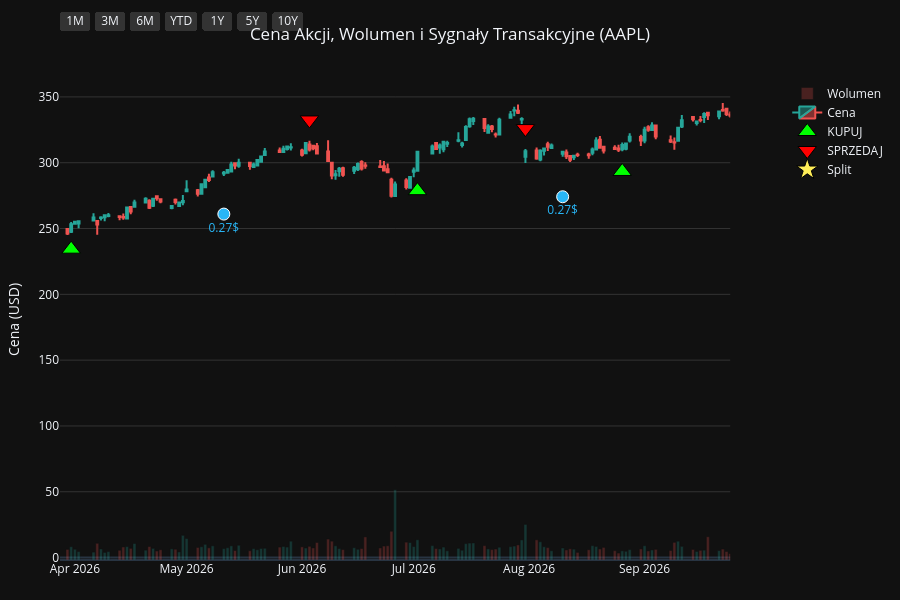
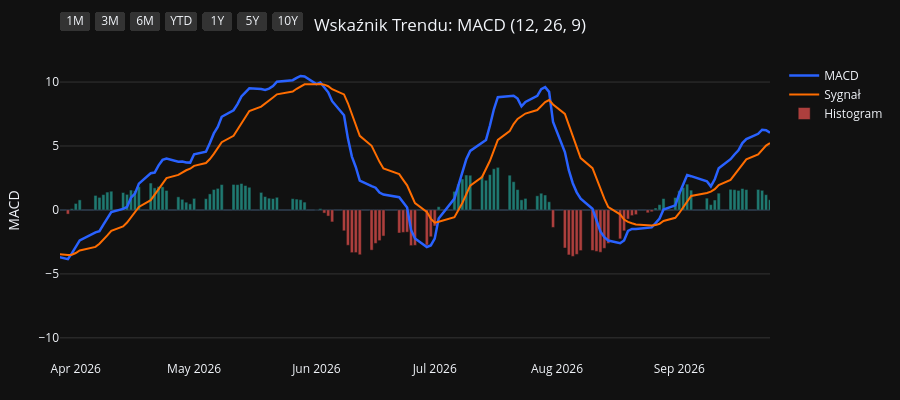
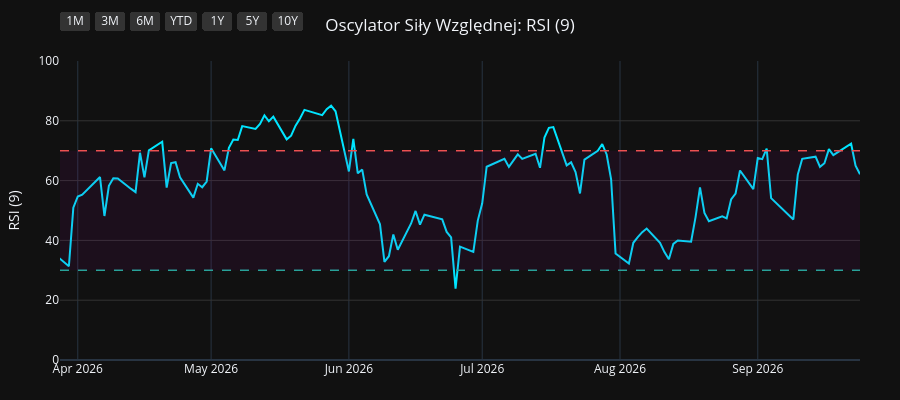
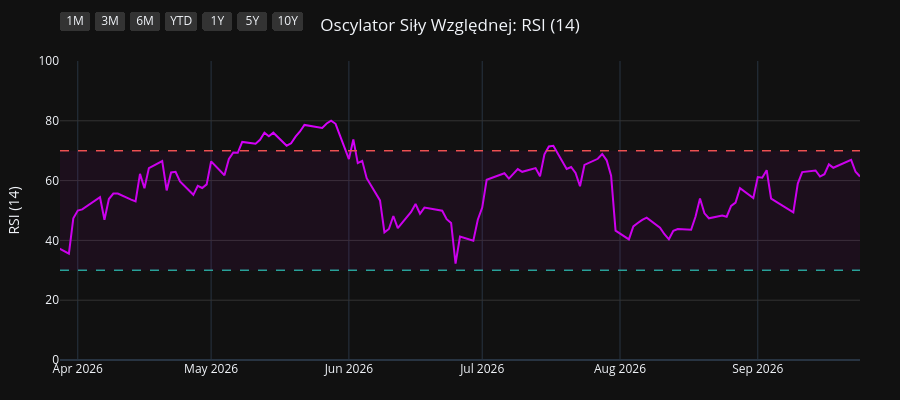

Notebook cell for these charts, in order:
### Code cell
import os
import yfinance as yf
import pandas as pd
import pandas_ta as ta
import plotly.graph_objects as go
from plotly.subplots import make_subplots

# 1. Pobranie i przygotowanie danych
symbol = os.environ.get("STOCK_TICKER", "").strip().upper()
if not symbol:
    raise RuntimeError("Set STOCK_TICKER before running price_extractor.ipynb")
df = yf.Ticker(symbol).history(period="10y")
df.index = df.index.tz_localize(None)

# Wskaźniki i sygnały
df.ta.macd(fast=12, slow=26, signal=9, append=True)
df.ta.rsi(length=9, append=True)
df.ta.rsi(length=14, append=True)
df.ta.rsi(length=21, append=True)
df.dropna(inplace=True)

macd = df['MACD_12_26_9']
signal = df['MACDs_12_26_9']
wczorajszy_macd = macd.shift(1)
wczorajszy_signal = signal.shift(1)

df['Decyzja'] = 'BRAK'
df.loc[(macd > signal) & (wczorajszy_macd <= wczorajszy_signal), 'Decyzja'] = 'KUPUJ'
df.loc[(macd < signal) & (wczorajszy_macd >= wczorajszy_signal), 'Decyzja'] = 'SPRZEDAJ'

df_kupuj = df[df['Decyzja'] == 'KUPUJ']
df_sprzedaj = df[df['Decyzja'] == 'SPRZEDAJ']
df_dywidendy = df[df['Dividends'] > 0]
df_splity = df[df['Stock Splits'] > 0]

# Wspólna konfiguracja osi X
konfiguracja_osi_x = dict(
    type="date",
    showspikes=True, spikemode="across", spikesnap="cursor", spikedash="dot", spikecolor="#ffffff", spikethickness=1, hoverformat="%Y-%m-%d",
    rangeselector=dict(
        buttons=list([
            dict(count=1, label="1M", step="month", stepmode="backward"),
            dict(count=3, label="3M", step="month", stepmode="backward"),
            dict(count=6, label="6M", step="month", stepmode="backward"),
            dict(count=1, label="YTD", step="year", stepmode="todate"),
            dict(count=1, label="1Y", step="year", stepmode="backward"),
            dict(count=5, label="5Y", step="year", stepmode="backward"),
            dict(step="all", label="10Y")
        ]),
        bgcolor="#333333", activecolor="#2962ff", x=0, y=1.1
    )
)

# ==========================================
# WYKRES 1: CENA + WOLUMEN + SYGNAŁY
# ==========================================
fig1 = make_subplots(specs=[[{"secondary_y": True}]])

kolory_wolumenu = ['#26a69a' if row['Close'] >= row['Open'] else '#ef5350' for index, row in df.iterrows()]
fig1.add_trace(go.Bar(x=df.index, y=df['Volume'], marker_color=kolory_wolumenu, opacity=0.25, name='Wolumen'), secondary_y=True)
fig1.add_trace(go.Candlestick(x=df.index, open=df['Open'], high=df['High'], low=df['Low'], close=df['Close'], name='Cena', increasing_line_color='#26a69a', decreasing_line_color='#ef5350'), secondary_y=False)
fig1.add_trace(go.Scatter(x=df_kupuj.index, y=df_kupuj['Low'] * 0.95, customdata=df_kupuj[['Low', 'High']], mode='markers', marker=dict(symbol='triangle-up', size=16, color='#00ff00', line=dict(width=1, color='black')), name='KUPUJ', hovertemplate='KUPUJ<br>Najniższa: %{customdata[0]:.2f}<br>Najwyższa: %{customdata[1]:.2f}<extra></extra>'), secondary_y=False)
fig1.add_trace(go.Scatter(x=df_sprzedaj.index, y=df_sprzedaj['High'] * 1.05, customdata=df_sprzedaj[['Low', 'High']], mode='markers', marker=dict(symbol='triangle-down', size=16, color='#ff0000', line=dict(width=1, color='black')), name='SPRZEDAJ', hovertemplate='SPRZEDAJ<br>Najniższa: %{customdata[0]:.2f}<br>Najwyższa: %{customdata[1]:.2f}<extra></extra>'), secondary_y=False)

if not df_dywidendy.empty:
    fig1.add_trace(go.Scatter(x=df_dywidendy.index, y=df_dywidendy['Low'] * 0.90, mode='markers+text', marker=dict(symbol='circle', size=12, color='#29b6f6', line=dict(width=1, color='white')), text=df_dywidendy['Dividends'].apply(lambda x: f"{x}$"), textposition="bottom center", name='Dywidenda', showlegend=False, hovertemplate='Dywidenda: %{text}<extra></extra>', textfont=dict(color="#29b6f6")), secondary_y=False)
if not df_splity.empty:
                    fig1.add_trace(go.Scatter(x=df_splity.index, y=df_splity['High'], mode='markers+text', marker=dict(symbol='star', size=16, color='#ffee58', line=dict(width=1, color='black')), text=df_splity['Stock Splits'].apply(lambda x: f"{x:g}:1" if x >= 1 else f"1:{1 / x:g}"), textposition="top center", name='Split', hovertemplate='%{text}<extra></extra>', textfont=dict(color="#ffee58")), secondary_y=False)

fig1.update_layout(title=dict(text=f"Cena Akcji, Wolumen i Sygnały Transakcyjne ({symbol})", x=0.5, xanchor='center'), dragmode='pan', xaxis_rangeslider_visible=False, template='plotly_dark', height=600, hovermode='x unified', margin=dict(l=60, r=40, t=60, b=40))
fig1.update_xaxes(**konfiguracja_osi_x)
fig1.update_xaxes(range=[df.index.max() - pd.Timedelta(days=180), df.index.max()])
fig1.update_yaxes(title_text="Cena (USD)", secondary_y=False, gridcolor='#333333')
fig1.update_yaxes(range=[0, df['Volume'].max() * 4], showgrid=False, showticklabels=False, secondary_y=True)
fig1.show(config={'scrollZoom': True})

# ==========================================
# WYKRES 2: WSKAŹNIK MACD
# ==========================================
fig2 = go.Figure()
fig2.add_trace(go.Scatter(x=df.index, y=df['MACD_12_26_9'], line=dict(color='#2962ff', width=2.5), name='MACD'))
fig2.add_trace(go.Scatter(x=df.index, y=df['MACDs_12_26_9'], line=dict(color='#ff6d00', width=2), name='Sygnał'))
kolory_macd = ['#26a69a' if val >= 0 else '#ef5350' for val in df['MACDh_12_26_9']]
fig2.add_trace(go.Bar(x=df.index, y=df['MACDh_12_26_9'], marker_color=kolory_macd, name='Histogram', opacity=0.7))
fig2.update_layout(title=dict(text="Wskaźnik Trendu: MACD (12, 26, 9)", x=0.5, xanchor='center'), dragmode='pan', xaxis_rangeslider_visible=False, template='plotly_dark', height=400, hovermode='x unified', margin=dict(l=60, r=40, t=60, b=40))
fig2.update_xaxes(**konfiguracja_osi_x)
fig2.update_xaxes(range=[df.index.max() - pd.Timedelta(days=180), df.index.max()])
fig2.update_yaxes(title_text="MACD", gridcolor='#333333')
fig2.show(config={'scrollZoom': True})

# ==========================================
# WYKRES 3: OSCYLATOR RSI (9)
# ==========================================
fig3 = go.Figure()
fig3.add_trace(go.Scatter(x=df.index, y=df['RSI_9'], line=dict(color='#00e5ff', width=2), name='RSI (9)'))
fig3.add_hline(y=70, line_dash="dash", line_color="#ef5350", line_width=1.5)
fig3.add_hline(y=30, line_dash="dash", line_color="#26a69a", line_width=1.5)
fig3.add_hrect(y0=30, y1=70, line_width=0, fillcolor="purple", opacity=0.1)
fig3.update_layout(title=dict(text="Oscylator Siły Względnej: RSI (9)", x=0.5, xanchor='center'), dragmode='pan', xaxis_rangeslider_visible=False, template='plotly_dark', height=400, hovermode='x unified', margin=dict(l=60, r=40, t=60, b=40))
fig3.update_xaxes(**konfiguracja_osi_x)
fig3.update_xaxes(range=[df.index.max() - pd.Timedelta(days=180), df.index.max()])
fig3.update_yaxes(title_text="RSI (9)", range=[0, 100], gridcolor='#333333')
fig3.show(config={'scrollZoom': True})

# ==========================================
# WYKRES 4: OSCYLATOR RSI (14)
# ==========================================
fig4 = go.Figure()
fig4.add_trace(go.Scatter(x=df.index, y=df['RSI_14'], line=dict(color='#d500f9', width=2), name='RSI (14)'))
fig4.add_hline(y=70, line_dash="dash", line_color="#ef5350", line_width=1.5)
fig4.add_hline(y=30, line_dash="dash", line_color="#26a69a", line_width=1.5)
fig4.add_hrect(y0=30, y1=70, line_width=0, fillcolor="purple", opacity=0.1)
fig4.update_layout(title=dict(text="Oscylator Siły Względnej: RSI (14)", x=0.5, xanchor='center'), dragmode='pan', xaxis_rangeslider_visible=False, template='plotly_dark', height=400, hovermode='x unified', margin=dict(l=60, r=40, t=60, b=40))
fig4.update_xaxes(**konfiguracja_osi_x)
fig4.update_xaxes(range=[df.index.max() - pd.Timedelta(days=180), df.index.max()])
fig4.update_yaxes(title_text="RSI (14)", range=[0, 100], gridcolor='#333333')
fig4.show(config={'scrollZoom': True})

# ==========================================
# WYKRES 5: OSCYLATOR RSI (21)
# ==========================================
fig5 = go.Figure()
fig5.add_trace(go.Scatter(x=df.index, y=df['RSI_21'], line=dict(color='#64dd17', width=2), name='RSI (21)'))
fig5.add_hline(y=70, line_dash="dash", line_color="#ef5350", line_width=1.5)
fig5.add_hline(y=30, line_dash="dash", line_color="#26a69a", line_width=1.5)
fig5.add_hrect(y0=30, y1=70, line_width=0, fillcolor="purple", opacity=0.1)
fig5.update_layout(title=dict(text="Oscylator Siły Względnej: RSI (21)", x=0.5, xanchor='center'), dragmode='pan', xaxis_rangeslider_visible=False, template='plotly_dark', height=400, hovermode='x unified', margin=dict(l=60, r=40, t=60, b=40))
fig5.update_xaxes(**konfiguracja_osi_x)
fig5.update_xaxes(range=[df.index.max() - pd.Timedelta(days=180), df.index.max()])
fig5.update_yaxes(title_text="RSI (21)", range=[0, 100], gridcolor='#333333')
fig5.show(config={'scrollZoom': True})

### Figure 1 — Plotly figure (JSON) as saved in the notebook; plotly's stock layout.template omitted (floating-point values rounded to 4 significant figures; data arrays with more than 128 entries replaced by an {"elided": "..."} marker saying what was removed)
{"data": [{"marker": {"color": {"elided": "2480 str values"}}, "name": "Wolumen", "opacity": 0.25, "type": "bar", "x": {"elided": "2480 str values"}, "xaxis": "x", "y": {"elided": "2480 int values"}, "yaxis": "y2"}, {"close": {"elided": "2480 float values"}, "decreasing": {"line": {"color": "#ef5350"}}, "high": {"elided": "2480 float values"}, "increasing": {"line": {"color": "#26a69a"}}, "low": {"elided": "2480 float values"}, "name": "Cena", "open": {"elided": "2480 float values"}, "type": "candlestick", "x": {"elided": "2480 str values"}, "xaxis": "x", "yaxis": "y"}, {"customdata": {"elided": "89x2 float values"}, "hovertemplate": "KUPUJ<br>Najniższa: %{customdata[0]:.2f}<br>Najwyższa: %{customdata[1]:.2f}<extra></extra>", "marker": {"color": "#00ff00", "line": {"color": "black", "width": 1}, "size": 16, "symbol": "triangle-up"}, "mode": "markers", "name": "KUPUJ", "type": "scatter", "x": ["2016-11-21T00:00:00", "2017-01-09T00:00:00", "2017-01-25T00:00:00", "2017-05-01T00:00:00", "2017-07-10T00:00:00", "2017-08-29T00:00:00", "2017-10-06T00:00:00", "2017-12-18T00:00:00", "2018-01-08T00:00:00", "2018-02-14T00:00:00", "2018-04-10T00:00:00", "2018-05-02T00:00:00", "2018-06-06T00:00:00", "2018-07-09T00:00:00", "2018-08-01T00:00:00", "2018-10-02T00:00:00", "2018-12-03T00:00:00", "2018-12-12T00:00:00", "2018-12-28T00:00:00", "2019-03-12T00:00:00", "2019-04-02T00:00:00", "2019-04-18T00:00:00", "2019-06-06T00:00:00", "2019-07-23T00:00:00", "2019-08-19T00:00:00", "2019-09-05T00:00:00", "2019-10-07T00:00:00", "2019-12-16T00:00:00", "2020-03-27T00:00:00", "2020-06-08T00:00:00", "2020-07-08T00:00:00", "2020-07-20T00:00:00", "2020-07-31T00:00:00", "2020-10-01T00:00:00", "2020-11-06T00:00:00", "2020-12-01T00:00:00", "2021-01-22T00:00:00", "2021-03-15T00:00:00", "2021-06-07T00:00:00", "2021-08-17T00:00:00", "2021-08-31T00:00:00", "2021-10-14T00:00:00", "2021-11-17T00:00:00", "2022-02-01T00:00:00", "2022-03-18T00:00:00", "2022-05-27T00:00:00", "2022-06-23T00:00:00", "2022-10-17T00:00:00", "2022-11-11T00:00:00", "2023-01-09T00:00:00", "2023-03-16T00:00:00", "2023-04-19T00:00:00", "2023-05-01T00:00:00", "2023-05-05T00:00:00", "2023-05-18T00:00:00", "2023-05-31T00:00:00", "2023-06-27T00:00:00", "2023-08-25T00:00:00", "2023-10-04T00:00:00", "2023-11-02T00:00:00", "2023-12-08T00:00:00", "2023-12-13T00:00:00", "2024-01-19T00:00:00", "2024-03-18T00:00:00", "2024-04-25T00:00:00", "2024-06-05T00:00:00", "2024-06-07T00:00:00", "2024-06-11T00:00:00", "2024-07-02T00:00:00", "2024-08-14T00:00:00", "2024-09-20T00:00:00", "2024-10-10T00:00:00", "2024-11-19T00:00:00", "2025-01-29T00:00:00", "2025-03-25T00:00:00", "2025-04-15T00:00:00", "2025-05-12T00:00:00", "2025-06-06T00:00:00", "2025-06-23T00:00:00", "2025-08-07T00:00:00", "2025-09-03T00:00:00", "2025-09-19T00:00:00", "2025-10-23T00:00:00", "2025-11-28T00:00:00", "2026-01-28T00:00:00", "2026-02-24T00:00:00", "2026-03-31T00:00:00", "2026-07-02T00:00:00", "2026-08-26T00:00:00"], "xaxis": "x", "y": [24.02, 25.75, 26.27, 31.79, 31.57, 35.37, 34.17, 38.8, 38.59, 36.29, 38.21, 38.72, 42.92, 42.34, 44.13, 50.86, 40.81, 38.06, 34.81, 40.57, 43.21, 45.81, 41.36, 47.06, 47.87, 48.21, 51.47, 63.32, 56.61, 75.2, 86.47, 88.28, 92.66, 106.6, 107.1, 110.7, 124.5, 111.2, 115.5, 138.1, 140.2, 131.1, 140.1, 159.9, 148.4, 135.2, 126.2, 130.7, 134.7, 121.2, 141.7, 154.7, 157.6, 159.6, 161.5, 165.5, 173.8, 164.8, 160.3, 164.5, 181.8, 182.9, 177.2, 163.1, 158.0, 183.4, 182.7, 182.2, 202.4, 207.0, 214.4, 214.0, 213.8, 220.7, 207.8, 188.6, 195.5, 191.0, 188.1, 204.8, 221.8, 227.4, 244.2, 261.5, 241.1, 253.9, 234.3, 278.8, 293.4], "yaxis": "y"}, {"customdata": {"elided": "88x2 float values"}, "hovertemplate": "SPRZEDAJ<br>Najniższa: %{customdata[0]:.2f}<br>Najwyższa: %{customdata[1]:.2f}<extra></extra>", "marker": {"color": "#ff0000", "line": {"color": "black", "width": 1}, "size": 16, "symbol": "triangle-down"}, "mode": "markers", "name": "SPRZEDAJ", "type": "scatter", "x": ["2017-01-03T00:00:00", "2017-01-24T00:00:00", "2017-02-27T00:00:00", "2017-05-22T00:00:00", "2017-08-21T00:00:00", "2017-09-06T00:00:00", "2017-11-16T00:00:00", "2017-12-26T00:00:00", "2018-01-24T00:00:00", "2018-03-19T00:00:00", "2018-04-20T00:00:00", "2018-05-25T00:00:00", "2018-06-08T00:00:00", "2018-07-30T00:00:00", "2018-09-07T00:00:00", "2018-10-08T00:00:00", "2018-12-10T00:00:00", "2018-12-20T00:00:00", "2019-03-06T00:00:00", "2019-03-28T00:00:00", "2019-04-15T00:00:00", "2019-04-26T00:00:00", "2019-07-17T00:00:00", "2019-08-02T00:00:00", "2019-08-27T00:00:00", "2019-09-24T00:00:00", "2019-11-20T00:00:00", "2020-01-24T00:00:00", "2020-05-27T00:00:00", "2020-06-29T00:00:00", "2020-07-17T00:00:00", "2020-07-21T00:00:00", "2020-09-03T00:00:00", "2020-10-21T00:00:00", "2020-11-23T00:00:00", "2021-01-05T00:00:00", "2021-02-01T00:00:00", "2021-04-29T00:00:00", "2021-07-21T00:00:00", "2021-08-18T00:00:00", "2021-09-10T00:00:00", "2021-11-10T00:00:00", "2021-12-17T00:00:00", "2022-02-17T00:00:00", "2022-04-08T00:00:00", "2022-06-13T00:00:00", "2022-08-22T00:00:00", "2022-11-04T00:00:00", "2022-11-29T00:00:00", "2023-02-21T00:00:00", "2023-04-11T00:00:00", "2023-04-20T00:00:00", "2023-05-02T00:00:00", "2023-05-16T00:00:00", "2023-05-22T00:00:00", "2023-06-26T00:00:00", "2023-07-10T00:00:00", "2023-09-11T00:00:00", "2023-10-20T00:00:00", "2023-11-30T00:00:00", "2023-12-11T00:00:00", "2023-12-19T00:00:00", "2024-01-31T00:00:00", "2024-04-19T00:00:00", "2024-05-29T00:00:00", "2024-06-06T00:00:00", "2024-06-10T00:00:00", "2024-06-25T00:00:00", "2024-07-18T00:00:00", "2024-09-04T00:00:00", "2024-10-07T00:00:00", "2024-10-25T00:00:00", "2024-12-30T00:00:00", "2025-03-03T00:00:00", "2025-04-03T00:00:00", "2025-05-08T00:00:00", "2025-05-22T00:00:00", "2025-06-11T00:00:00", "2025-07-29T00:00:00", "2025-08-25T00:00:00", "2025-09-10T00:00:00", "2025-10-07T00:00:00", "2025-11-07T00:00:00", "2025-12-08T00:00:00", "2026-02-13T00:00:00", "2026-03-02T00:00:00", "2026-06-03T00:00:00", "2026-07-31T00:00:00"], "xaxis": "x", "y": [28.08, 28.99, 33.32, 37.62, 38.58, 39.83, 42.15, 42.05, 43.48, 43.7, 42.16, 46.88, 47.46, 47.51, 55.9, 55.76, 42.34, 40.35, 43.87, 47.39, 49.96, 51.25, 51.47, 51.8, 52.53, 56.05, 67.23, 81.69, 80.93, 91.97, 98.68, 100.8, 131.1, 120.8, 119.9, 134.3, 138.0, 139.9, 149.4, 154.4, 159.2, 154.0, 177.9, 176.5, 176.4, 139.0, 174.9, 147.2, 149.4, 156.3, 167.7, 173.4, 176.0, 179.1, 180.8, 194.6, 196.6, 186.8, 181.7, 197.4, 200.7, 204.3, 194.1, 172.8, 200.0, 204.4, 205.2, 219.9, 239.7, 230.9, 235.0, 242.8, 264.3, 254.7, 216.5, 208.8, 211.9, 213.7, 224.5, 239.9, 243.1, 269.3, 284.9, 292.9, 274.9, 279.4, 332.5, 325.9], "yaxis": "y"}, {"hovertemplate": "Dywidenda: %{text}<extra></extra>", "marker": {"color": "#29b6f6", "line": {"color": "white", "width": 1}, "size": 12, "symbol": "circle"}, "mode": "markers+text", "name": "Dywidenda", "showlegend": false, "text": ["0.1425$", "0.1575$", "0.1575$", "0.1575$", "0.1575$", "0.1825$", "0.1825$", "0.1825$", "0.1825$", "0.1925$", "0.1925$", "0.1925$", "0.1925$", "0.205$", "0.205$", "0.205$", "0.205$", "0.22$", "0.22$", "0.22$", "0.22$", "0.23$", "0.23$", "0.23$", "0.23$", "0.24$", "0.24$", "0.24$", "0.24$", "0.25$", "0.25$", "0.25$", "0.25$", "0.26$", "0.26$", "0.26$", "0.26$", "0.27$", "0.27$"], "textfont": {"color": "#29b6f6"}, "textposition": "bottom center", "type": "scatter", "x": ["2017-02-09T00:00:00", "2017-05-11T00:00:00", "2017-08-10T00:00:00", "2017-11-10T00:00:00", "2018-02-09T00:00:00", "2018-05-11T00:00:00", "2018-08-10T00:00:00", "2018-11-08T00:00:00", "2019-02-08T00:00:00", "2019-05-10T00:00:00", "2019-08-09T00:00:00", "2019-11-07T00:00:00", "2020-02-07T00:00:00", "2020-05-08T00:00:00", "2020-08-07T00:00:00", "2020-11-06T00:00:00", "2021-02-05T00:00:00", "2021-05-07T00:00:00", "2021-08-06T00:00:00", "2021-11-05T00:00:00", "2022-02-04T00:00:00", "2022-05-06T00:00:00", "2022-08-05T00:00:00", "2022-11-04T00:00:00", "2023-02-10T00:00:00", "2023-05-12T00:00:00", "2023-08-11T00:00:00", "2023-11-10T00:00:00", "2024-02-09T00:00:00", "2024-05-10T00:00:00", "2024-08-12T00:00:00", "2024-11-08T00:00:00", "2025-02-10T00:00:00", "2025-05-12T00:00:00", "2025-08-11T00:00:00", "2025-11-10T00:00:00", "2026-02-09T00:00:00", "2026-05-11T00:00:00", "2026-08-10T00:00:00"], "xaxis": "x", "y": [27.24, 31.78, 32.39, 36.63, 31.71, 39.72, 43.94, 44.11, 36.09, 41.46, 43.03, 55.9, 69.03, 66.23, 96.2, 101.5, 118.9, 113.5, 127.8, 131.9, 150.2, 135.9, 143.9, 118.8, 132.1, 151.6, 156.8, 163.2, 167.4, 162.4, 192.4, 202.3, 203.2, 185.2, 201.5, 240.1, 244.1, 261.0, 274.1], "yaxis": "y"}, {"hovertemplate": "%{text}<extra></extra>", "marker": {"color": "#ffee58", "line": {"color": "black", "width": 1}, "size": 16, "symbol": "star"}, "mode": "markers+text", "name": "Split", "text": ["4:1"], "textfont": {"color": "#ffee58"}, "textposition": "top center", "type": "scatter", "x": ["2020-08-31T00:00:00"], "xaxis": "x", "y": [127.0], "yaxis": "y"}], "layout": {"dragmode": "pan", "height": 600, "hovermode": "x unified", "margin": {"b": 40, "l": 60, "r": 40, "t": 60}, "title": {"text": "Cena Akcji, Wolumen i Sygnały Transakcyjne (AAPL)", "x": 0.5, "xanchor": "center"}, "xaxis": {"anchor": "y", "domain": [0.0, 0.94], "hoverformat": "%Y-%m-%d", "range": ["2026-03-28T00:00:00", "2026-09-24T00:00:00"], "rangeselector": {"activecolor": "#2962ff", "bgcolor": "#333333", "buttons": [{"count": 1, "label": "1M", "step": "month", "stepmode": "backward"}, {"count": 3, "label": "3M", "step": "month", "stepmode": "backward"}, {"count": 6, "label": "6M", "step": "month", "stepmode": "backward"}, {"count": 1, "label": "YTD", "step": "year", "stepmode": "todate"}, {"count": 1, "label": "1Y", "step": "year", "stepmode": "backward"}, {"count": 5, "label": "5Y", "step": "year", "stepmode": "backward"}, {"label": "10Y", "step": "all"}], "x": 0, "y": 1.1}, "rangeslider": {"visible": false}, "showspikes": true, "spikecolor": "#ffffff", "spikedash": "dot", "spikemode": "across", "spikesnap": "cursor", "spikethickness": 1, "type": "date"}, "yaxis": {"anchor": "x", "domain": [0.0, 1.0], "gridcolor": "#333333", "title": {"text": "Cena (USD)"}}, "yaxis2": {"anchor": "x", "overlaying": "y", "range": [0, 1791760000], "showgrid": false, "showticklabels": false, "side": "right"}}}

### Figure 2 — Plotly figure (JSON) as saved in the notebook; plotly's stock layout.template omitted (floating-point values rounded to 4 significant figures; data arrays with more than 128 entries replaced by an {"elided": "..."} marker saying what was removed)
{"data": [{"line": {"color": "#2962ff", "width": 2.5}, "name": "MACD", "type": "scatter", "x": {"elided": "2480 str values"}, "y": {"elided": "2480 float values"}}, {"line": {"color": "#ff6d00", "width": 2}, "name": "Sygnał", "type": "scatter", "x": {"elided": "2480 str values"}, "y": {"elided": "2480 float values"}}, {"marker": {"color": {"elided": "2480 str values"}}, "name": "Histogram", "opacity": 0.7, "type": "bar", "x": {"elided": "2480 str values"}, "y": {"elided": "2480 float values"}}], "layout": {"dragmode": "pan", "height": 400, "hovermode": "x unified", "margin": {"b": 40, "l": 60, "r": 40, "t": 60}, "title": {"text": "Wskaźnik Trendu: MACD (12, 26, 9)", "x": 0.5, "xanchor": "center"}, "xaxis": {"hoverformat": "%Y-%m-%d", "range": ["2026-03-28T00:00:00", "2026-09-24T00:00:00"], "rangeselector": {"activecolor": "#2962ff", "bgcolor": "#333333", "buttons": [{"count": 1, "label": "1M", "step": "month", "stepmode": "backward"}, {"count": 3, "label": "3M", "step": "month", "stepmode": "backward"}, {"count": 6, "label": "6M", "step": "month", "stepmode": "backward"}, {"count": 1, "label": "YTD", "step": "year", "stepmode": "todate"}, {"count": 1, "label": "1Y", "step": "year", "stepmode": "backward"}, {"count": 5, "label": "5Y", "step": "year", "stepmode": "backward"}, {"label": "10Y", "step": "all"}], "x": 0, "y": 1.1}, "rangeslider": {"visible": false}, "showspikes": true, "spikecolor": "#ffffff", "spikedash": "dot", "spikemode": "across", "spikesnap": "cursor", "spikethickness": 1, "type": "date"}, "yaxis": {"gridcolor": "#333333", "title": {"text": "MACD"}}}}

### Figure 3 — Plotly figure (JSON) as saved in the notebook; plotly's stock layout.template omitted (floating-point values rounded to 4 significant figures; data arrays with more than 128 entries replaced by an {"elided": "..."} marker saying what was removed)
{"data": [{"line": {"color": "#00e5ff", "width": 2}, "name": "RSI (9)", "type": "scatter", "x": {"elided": "2480 str values"}, "y": {"elided": "2480 float values"}}], "layout": {"dragmode": "pan", "height": 400, "hovermode": "x unified", "margin": {"b": 40, "l": 60, "r": 40, "t": 60}, "shapes": [{"line": {"color": "#ef5350", "dash": "dash", "width": 1.5}, "type": "line", "x0": 0, "x1": 1, "xref": "x domain", "y0": 70, "y1": 70, "yref": "y"}, {"line": {"color": "#26a69a", "dash": "dash", "width": 1.5}, "type": "line", "x0": 0, "x1": 1, "xref": "x domain", "y0": 30, "y1": 30, "yref": "y"}, {"fillcolor": "purple", "line": {"width": 0}, "opacity": 0.1, "type": "rect", "x0": 0, "x1": 1, "xref": "x domain", "y0": 30, "y1": 70, "yref": "y"}], "title": {"text": "Oscylator Siły Względnej: RSI (9)", "x": 0.5, "xanchor": "center"}, "xaxis": {"hoverformat": "%Y-%m-%d", "range": ["2026-03-28T00:00:00", "2026-09-24T00:00:00"], "rangeselector": {"activecolor": "#2962ff", "bgcolor": "#333333", "buttons": [{"count": 1, "label": "1M", "step": "month", "stepmode": "backward"}, {"count": 3, "label": "3M", "step": "month", "stepmode": "backward"}, {"count": 6, "label": "6M", "step": "month", "stepmode": "backward"}, {"count": 1, "label": "YTD", "step": "year", "stepmode": "todate"}, {"count": 1, "label": "1Y", "step": "year", "stepmode": "backward"}, {"count": 5, "label": "5Y", "step": "year", "stepmode": "backward"}, {"label": "10Y", "step": "all"}], "x": 0, "y": 1.1}, "rangeslider": {"visible": false}, "showspikes": true, "spikecolor": "#ffffff", "spikedash": "dot", "spikemode": "across", "spikesnap": "cursor", "spikethickness": 1, "type": "date"}, "yaxis": {"gridcolor": "#333333", "range": [0, 100], "title": {"text": "RSI (9)"}}}}

### Figure 4 — Plotly figure (JSON) as saved in the notebook; plotly's stock layout.template omitted (floating-point values rounded to 4 significant figures; data arrays with more than 128 entries replaced by an {"elided": "..."} marker saying what was removed)
{"data": [{"line": {"color": "#d500f9", "width": 2}, "name": "RSI (14)", "type": "scatter", "x": {"elided": "2480 str values"}, "y": {"elided": "2480 float values"}}], "layout": {"dragmode": "pan", "height": 400, "hovermode": "x unified", "margin": {"b": 40, "l": 60, "r": 40, "t": 60}, "shapes": [{"line": {"color": "#ef5350", "dash": "dash", "width": 1.5}, "type": "line", "x0": 0, "x1": 1, "xref": "x domain", "y0": 70, "y1": 70, "yref": "y"}, {"line": {"color": "#26a69a", "dash": "dash", "width": 1.5}, "type": "line", "x0": 0, "x1": 1, "xref": "x domain", "y0": 30, "y1": 30, "yref": "y"}, {"fillcolor": "purple", "line": {"width": 0}, "opacity": 0.1, "type": "rect", "x0": 0, "x1": 1, "xref": "x domain", "y0": 30, "y1": 70, "yref": "y"}], "title": {"text": "Oscylator Siły Względnej: RSI (14)", "x": 0.5, "xanchor": "center"}, "xaxis": {"hoverformat": "%Y-%m-%d", "range": ["2026-03-28T00:00:00", "2026-09-24T00:00:00"], "rangeselector": {"activecolor": "#2962ff", "bgcolor": "#333333", "buttons": [{"count": 1, "label": "1M", "step": "month", "stepmode": "backward"}, {"count": 3, "label": "3M", "step": "month", "stepmode": "backward"}, {"count": 6, "label": "6M", "step": "month", "stepmode": "backward"}, {"count": 1, "label": "YTD", "step": "year", "stepmode": "todate"}, {"count": 1, "label": "1Y", "step": "year", "stepmode": "backward"}, {"count": 5, "label": "5Y", "step": "year", "stepmode": "backward"}, {"label": "10Y", "step": "all"}], "x": 0, "y": 1.1}, "rangeslider": {"visible": false}, "showspikes": true, "spikecolor": "#ffffff", "spikedash": "dot", "spikemode": "across", "spikesnap": "cursor", "spikethickness": 1, "type": "date"}, "yaxis": {"gridcolor": "#333333", "range": [0, 100], "title": {"text": "RSI (14)"}}}}
